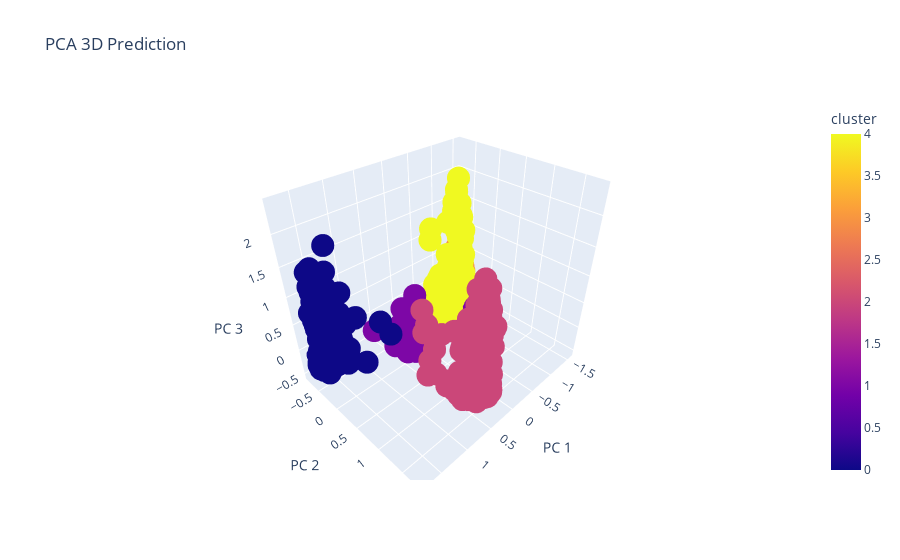

The cell this chart's notebook holds for it:
### Code cell
fig = px.scatter_3d(
    dfPCA, x='x1', y='x2', z='x3', color=dfPCA['cluster'],
    labels={'x1': 'PC 1', 'x2': 'PC 2', 'x3': 'PC 3'}, title='PCA 3D Prediction'
)
fig.show()

### Figure 1 — Plotly figure (JSON) as saved in the notebook; plotly's stock layout.template omitted (floating-point values rounded to 4 significant figures; data arrays with more than 128 entries replaced by an {"elided": "..."} marker saying what was removed)
{"data": [{"hovertemplate": "PC 1=%{x}<br>PC 2=%{y}<br>PC 3=%{z}<br>cluster=%{marker.color}<extra></extra>", "legendgroup": "", "marker": {"color": {"elided": "1725 int values"}, "coloraxis": "coloraxis", "symbol": "circle"}, "mode": "markers", "name": "", "scene": "scene", "showlegend": false, "type": "scatter3d", "x": {"elided": "1725 float values"}, "y": {"elided": "1725 float values"}, "z": {"elided": "1725 float values"}}], "layout": {"coloraxis": {"colorbar": {"title": {"text": "cluster"}}, "colorscale": [[0, "#0d0887"], [0.1111, "#46039f"], [0.2222, "#7201a8"], [0.3333, "#9c179e"], [0.4444, "#bd3786"], [0.5556, "#d8576b"], [0.6667, "#ed7953"], [0.7778, "#fb9f3a"], [0.8889, "#fdca26"], [1, "#f0f921"]]}, "legend": {"tracegroupgap": 0}, "scene": {"domain": {"x": [0, 1], "y": [0, 1]}, "xaxis": {"title": {"text": "PC 1"}}, "yaxis": {"title": {"text": "PC 2"}}, "zaxis": {"title": {"text": "PC 3"}}}, "title": {"text": "PCA 3D Prediction"}}}
